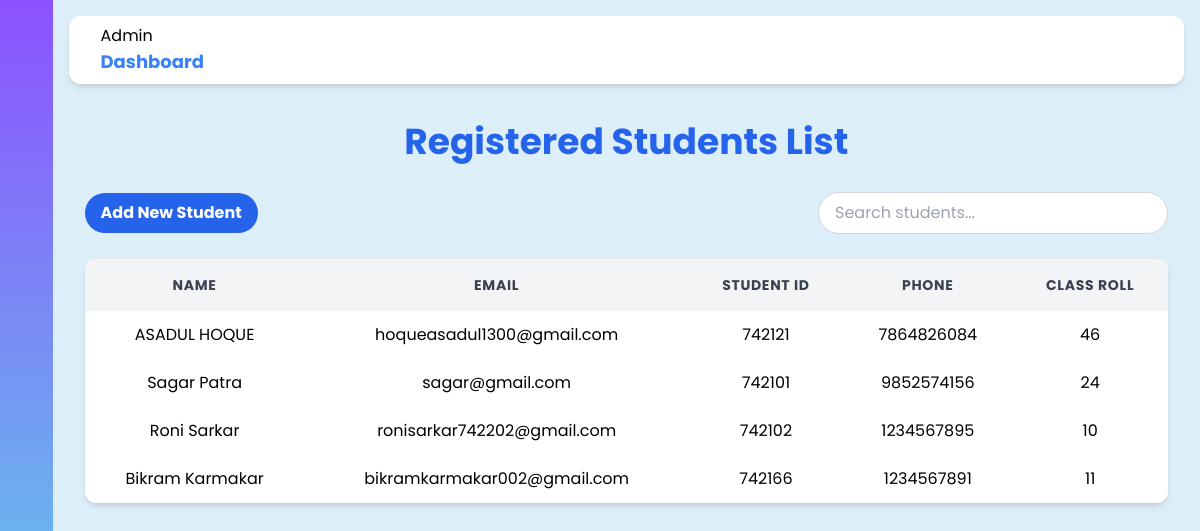
/admin/student.php (signed in), run on the app's committed database.
### tables this page shows
CREATE TABLE `student` (
  `first_name` varchar(50) NOT NULL,
  `email` varchar(100) DEFAULT NULL,
  `student_id` int(11) DEFAULT NULL,
  `phone_number` varchar(15) DEFAULT NULL,
  `class_roll` varchar(200) DEFAULT NULL,
  `id` int(11) NOT NULL
);

### admin/student.php (the view, shortened to what this page needs)
<?php
include('../connect.php');
$recordsPerPage = 4;
$page = isset($_GET['page']) && is_numeric($_GET['page']) ? (int)$_GET['page'] : 1;
$offset = ($page - 1) * $recordsPerPage;
$search = isset($_GET['search']) ? trim($_GET['search']) : '';
?>
<!DOCTYPE html>
<html lang="en">
<head>
  <link rel="stylesheet" href="https://cdnjs.cloudflare.com/ajax/libs/font-awesome/6.6.0/css/all.min.css" />
  <link href="https://cdn.jsdelivr.net/npm/tailwindcss@2.2.19/dist/tailwind.min.css" rel="stylesheet">
</head>
<?php include('layout.php'); ?>
<body class="bg-gray-100 text-gray-800">
  <div class="w-full px-4 py-8">
    <h1 class="text-4xl leading-9 font-bold text-center text-blue-600 mb-8">Registered Students List</h1>
    <div class="flex flex-wrap items-center justify-between gap-4 mb-6">
      <button class="bg-blue-600 hover:bg-blue-700 text-white font-bold py-2 px-4 rounded-full transition-transform transform hover:scale-105" id="openModalBtn" ...>Add New Student</button>
      <form method="GET" action="" class="ml-auto flex gap-2">
        <input
          name="search"
          value="<?= htmlspecialchars($search) ?>"
          class="px-4 py-2 rounded-full border border-gray-300 focus:outline-none focus:ring-2 focus:ring-indigo-500"
          type="search"
          placeholder="Search students..."
        />
      </form>
    </div>
    <div class="overflow-hidden rounded-xl bg-white shadow-md">
      <table class="min-w-full border-t border-gray-200">
        <thead>
          <tr class="bg-gray-100 text-gray-700 text-sm uppercase tracking-wider">
            <th class="py-4 px-4 text-center">Name</th>
            <th class="py-4 px-4 text-center">Email</th>
            <th class="py-4 px-4 text-center">Student Id</th>
            <th class="py-4 px-4 text-center">Phone</th>
            <th class="py-4 px-4 text-center">Class Roll</th>
          </tr>
        </thead>
        <tbody>
          <?php
            if (!empty($search)) {
                $searchParam = "%$search%";
                $stmt = $conn->prepare("SELECT * FROM student WHERE
                    first_name LIKE ? OR
                    email LIKE ? OR
                    student_id LIKE ? OR
                    phone_number LIKE ? OR
                    class_roll LIKE ?
                    LIMIT ?, ?");
                $stmt->bind_param("sssssss", $searchParam, $searchParam, $searchParam, $searchParam, $searchParam, $offset, $recordsPerPage);
            } else {
                $stmt = $conn->prepare("SELECT * FROM student ORDER BY id DESC LIMIT ?, ?");
                $stmt->bind_param("ii", $offset, $recordsPerPage);
            }
            $stmt->execute();
            $result = $stmt->get_result();
            if ($result && $result->num_rows > 0) {
                while ($row = $result->fetch_assoc()) {
                    echo "<tr class='even:bg-gray-50'>
                            <td class='py-3 px-4 text-center bg-white'>" . htmlspecialchars($row['first_name']) . "</td>
                            <td class='py-3 px-4 text-center bg-white'>" . htmlspecialchars($row['email']) . "</td>
                            <td class='py-3 px-4 text-center bg-white'>" . htmlspecialchars($row['student_id']) . "</td>
                            <td class='py-3 px-4 text-center bg-white'>" . htmlspecialchars($row['phone_number']) . "</td>
                            <td class='py-3 px-4 text-center bg-white'>" . htmlspecialchars($row['class_roll']) . "</td>
                          </tr>";
                }
            } else {
                echo "<tr><td colspan='5' class='py-4 px-4 text-center text-red-500'>No students found.</td></tr>";
            }
          ?>
        </tbody>
      </table>
    </div>
  </div>
</body>
</html>

### data on the page
student: first_name "ASADUL HOQUE", email "hoqueasadul1300@gmail.com", student "742121", phone_number "7864826084", class_roll "46"
student: first_name "Sagar Patra", email "sagar@gmail.com", student "742101", phone_number "9852574156", class_roll "24"
student: first_name "Roni Sarkar", email "ronisarkar742202@gmail.com", student "742102", phone_number "1234567895", class_roll "10"
student: first_name "Bikram Karmakar", email "bikramkarmakar002@gmail.com", student "742166", phone_number "1234567891", class_roll "11"
